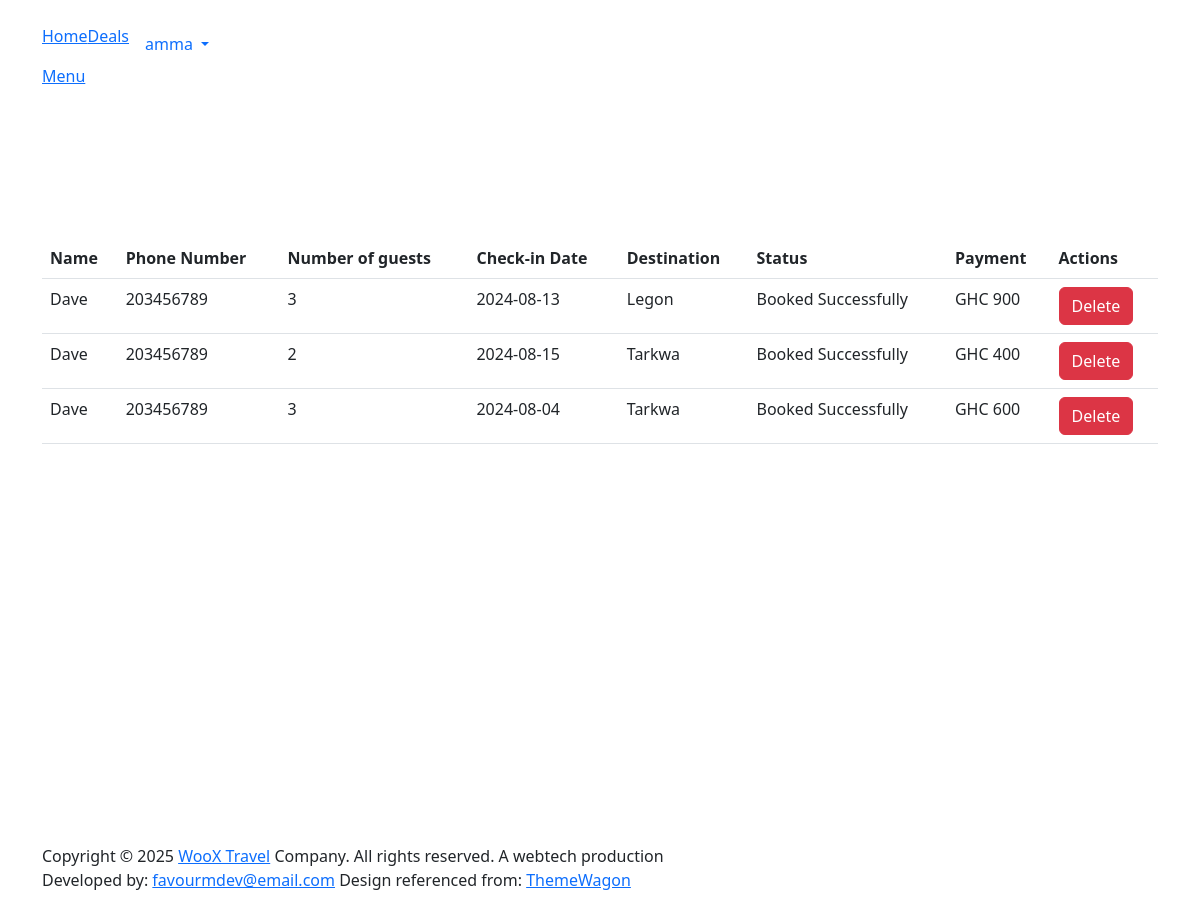
The page /users/dashboard.php?id=16 (signed in) on the database its author committed.
### tables this page shows
CREATE TABLE `bookings` (
  `id` int(3) NOT NULL,
  `name` varchar(200) NOT NULL,
  `phone_number` int(30) NOT NULL,
  `num_of_guests` int(10) NOT NULL,
  `checkin_date` date NOT NULL,
  `destination` varchar(200) NOT NULL,
  `status` varchar(200) NOT NULL,
  `city_id` int(10) NOT NULL,
  `user_id` int(10) NOT NULL,
  `payment` varchar(40) NOT NULL,
  `created_at` timestamp NOT NULL DEFAULT current_timestamp()
);

### users/dashboard.php (the view, shortened to what this page needs)
<?php
require '../includes/header.php';
require '../config/connection.php';
if (isset($_GET['id'])) {
    $id = $_GET['id'];
    $allBookings = $connection->prepare("SELECT * FROM bookings WHERE user_id = ?");
    $allBookings->bind_param("i", $id);
    $allBookings->execute();
    $result = $allBookings->get_result();
    $userBookinginfo = $result->fetch_all(MYSQLI_ASSOC);
} else {
    header("location: ../404.php");
    exit();
}
?>
<div class="container">
    <div class="row">
        <div class="col-md-12">
            <table class="table" style="margin-top: 150px; margin-bottom: 400px">
                <thead>
                    <tr>
                        <th scope="col">Name</th>
                        <th scope="col">Phone Number</th>
                        <th scope="col">Number of guests</th>
                        <th scope="col">Check-in Date</th>
                        <th scope="col">Destination</th>
                        <th scope="col">Status</th>
                        <th scope="col">Payment</th>
                        <th scope="col">Actions</th>
                    </tr>
                </thead>
                <tbody>
                    <?php foreach($userBookinginfo as $booking): ?>
                        <tr>
                            <td><?php echo htmlspecialchars($booking['name']);?></td>
                            <td><?php echo htmlspecialchars($booking['phone_number']);?></td>
                            <td><?php echo htmlspecialchars($booking['num_of_guests']);?></td>
                            <td><?php echo htmlspecialchars($booking['checkin_date']);?></td>
                            <td><?php echo htmlspecialchars($booking['destination']);?></td>
                            <td><?php echo htmlspecialchars($booking['status']);?></td>
                            <td>GHC <?php echo htmlspecialchars($booking['payment']);?></td>
                            <td>
                                <form class="delete-form" action="delete_booking.php" method="POST" style="display:inline;">
                                    <button type="submit" name="delete" class="btn btn-danger">Delete</button>
                                </form>
                            </td>
                        </tr>
                    <?php endforeach; ?>
                </tbody>
            </table>
        </div>
    </div>
</div>
<?php require '../includes/footer.php';?>

### rows shown on the page
bookings: name "Dave", phone_number "203456789", num_of_guests "3", checkin_date "2024-08-13", destination "Legon", status "Booked Successfully", payment "900"
bookings: name "Dave", phone_number "203456789", num_of_guests "2", checkin_date "2024-08-15", destination "Tarkwa", status "Booked Successfully", payment "400"
bookings: name "Dave", phone_number "203456789", num_of_guests "3", checkin_date "2024-08-04", destination "Tarkwa", status "Booked Successfully", payment "600"

### other values the page prints
$_SESSION['username'] "amma"
